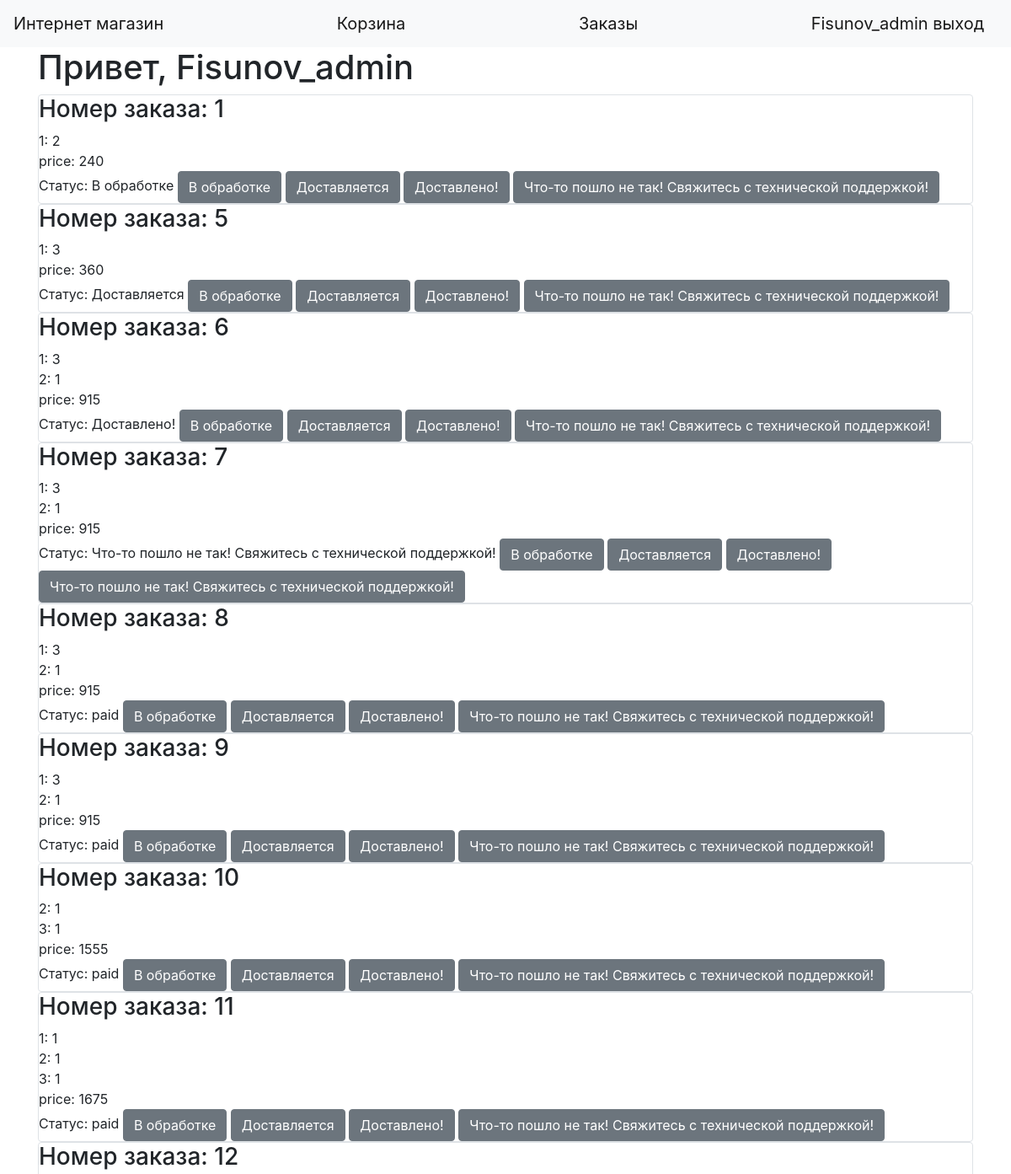
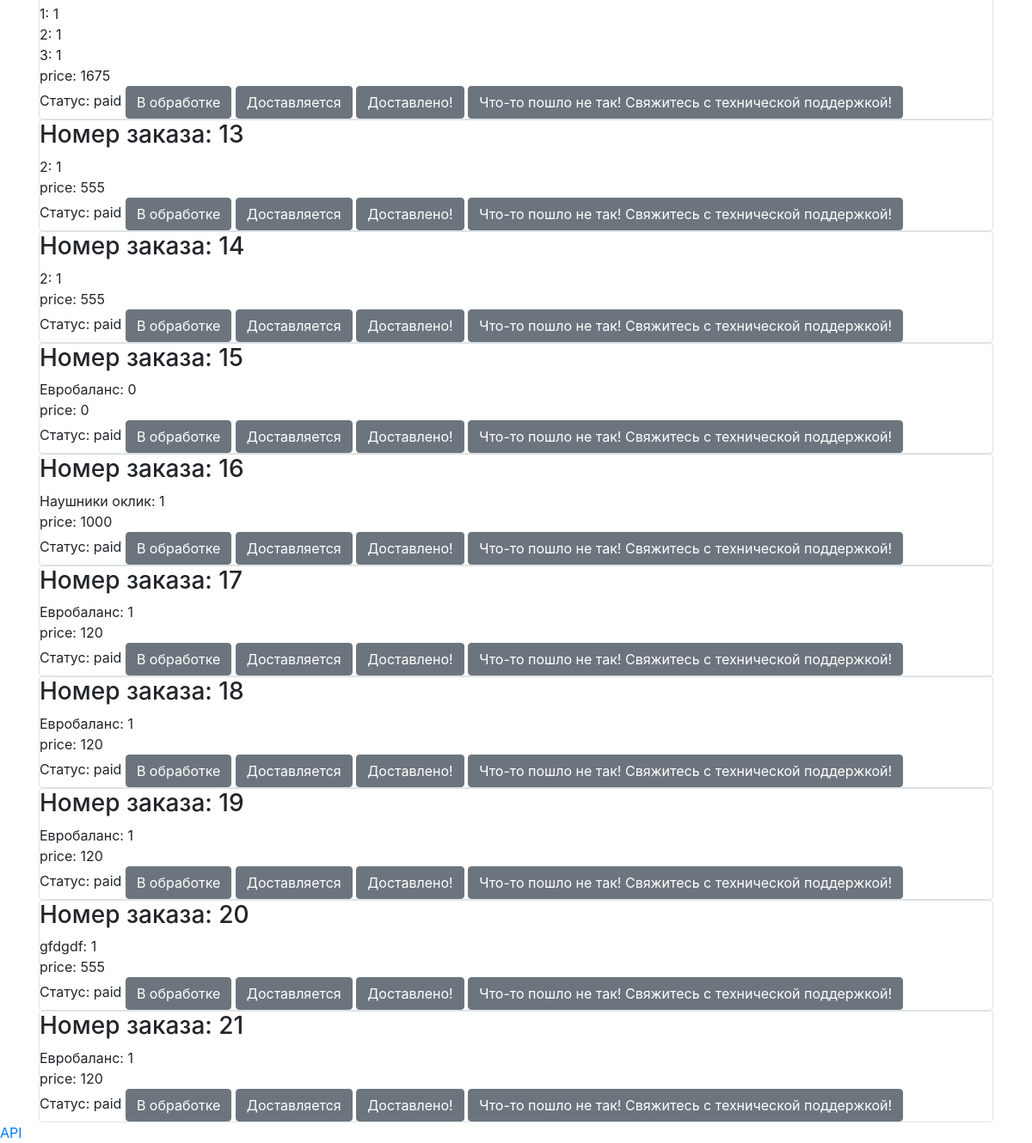
The page /orders (signed in) on the database its author committed (2 pictures, top to bottom).
### data/users.py (models this page shows, shortened)
class User(SqlAlchemyBase, UserMixin):
    __tablename__ = 'users'
    id = sqlalchemy.Column(sqlalchemy.Integer, primary_key=True, autoincrement=True)
    name = sqlalchemy.Column(sqlalchemy.String, nullable=True)
    about = sqlalchemy.Column(sqlalchemy.String, nullable=True)
    email = sqlalchemy.Column(sqlalchemy.String, index=True, unique=True, nullable=True)
    role = sqlalchemy.Column(sqlalchemy.Integer)
    hashed_password = sqlalchemy.Column(sqlalchemy.String, nullable=True)
    cart = sqlalchemy.Column(sqlalchemy.String, default="{}")
    balance = sqlalchemy.Column(sqlalchemy.Integer, default=0)
    created_date = sqlalchemy.Column(sqlalchemy.DateTime, default=datetime.datetime.now)

### data/orders.py (models this page shows, shortened)
class Orders(SqlAlchemyBase):
    __tablename__ = 'orders'
    id = sqlalchemy.Column(sqlalchemy.Integer, primary_key=True, autoincrement=True)
    products = sqlalchemy.Column(sqlalchemy.String, default="{}")
    status = sqlalchemy.Column(sqlalchemy.String, default="paid")
    user_id = sqlalchemy.Column(sqlalchemy.Integer, sqlalchemy.ForeignKey("users.id"))
    user = orm.relationship('User', foreign_keys="Orders.user_id", backref="orders")
    order_time = sqlalchemy.Column(sqlalchemy.DateTime, default=datetime.datetime.now)

### main.py (the view)
@app.route('/orders', methods=['GET', 'POST'])
@login_required
def orders():
    db_sess = db_session.create_session()
    if current_user.id in super_admins_ids:
        orders_db = db_sess.query(Orders).all()  # Супер-админу доступны все заказы пользователей
    else:
        orders_db = db_sess.query(Orders).filter((Orders.user_id == current_user.id)).all()
    d = []
    for i in orders_db:
        d.append({"id": i.id, "products": eval(i.products), "date": i.order_time, "status": i.status})
    return render_template("orders.html", orders=d, title="Заказы", super_admins_ids=super_admins_ids)

### data/db_session.py (called while the page is built)
def create_session() -> Session:
    global __factory
    return __factory()

### main.py (called while the page is built)
@login_manager.user_loader
def load_user(user_id):
    db_sess = db_session.create_session()
    return db_sess.query(User).get(user_id)

### templates/orders.html
{% extends "base.html" %}
{% block content %}
<h1>Привет, {{current_user.name}}</h1>
{% for order in orders %}
<div class="col-md6 border rounded">
    <h3>Номер заказа: {{order.id}}</h3>
    {% for product in order.products.keys() %}
        {{product}}: {{order.products[product]}} <br>
    {% endfor %}
    Статус: {{order.status}}
    {% if current_user.id in super_admins_ids %}
    <a href="/edit_order_status/{{order.id}}/1" class="btn btn-secondary">В обработке</a>
    <a href="/edit_order_status/{{order.id}}/2" class="btn btn-secondary">Доставляется</a>
    <a href="/edit_order_status/{{order.id}}/3" class="btn btn-secondary">Доставлено!</a>
    <a href="/edit_order_status/{{order.id}}/error" class="btn btn-secondary">Что-то пошло не так! Свяжитесь с технической поддержкой!</a>
    {% endif %}
</div>
{% endfor %}
{% endblock %}

### templates/base.html (shortened to what this page needs)
<!doctype html>
<html lang="en">
<head>
    <link rel="stylesheet" href="https://stackpath.bootstrapcdn.com/bootstrap/4.4.1/css/bootstrap.min.css">
</head>
  <body>
    <header>
        <nav class="navbar navbar-light bg-light">
        <a class="navbar-brand" href="/main">Интернет магазин</a>
        <a class="navbar-brand" href="/cart">Корзина</a>
        <a class="navbar-brand" href="/orders">Заказы</a>
        {% if current_user.is_authenticated %}
            <a class="navbar-brand" href="/logout">{{ current_user.name }} выход</a>
        {% else %}
            <p>
                <a class="btn btn-primary " href="/register">Зарегистрироваться</a>
                <a class="btn btn-success" href="/login">Войти</a>
            </p>
        {% endif %}
    </nav>
    </header>
    <main role="main" class="container">
        {% block content %}{% endblock %}
    </main>
    <a href="/api">API</a>
  </body>
</html>

### rows shown on the page
User: name "Fisunov_admin"
Orders: id "1", keys "1" "price", products "2" "240", status "В обработке"
Orders: id "5", keys "1" "price", products "3" "360", status "Доставляется"
Orders: id "6", keys "1" "2" "price", products "3" "1" "915", status "Доставлено!"
Orders: id "7", keys "1" "2" "price", products "3" "1" "915", status "Что-то пошло не так! Свяжитесь с технической поддержкой!"
Orders: id "8", keys "1" "2" "price", products "3" "1" "915", status "paid"
Orders: id "9", keys "1" "2" "price", products "3" "1" "915", status "paid"
Orders: id "10", keys "2" "3" "price", products "1" "1" "1555", status "paid"
Orders: id "11", keys "1" "2" "3" "price", products "1" "1" "1" "1675", status "paid"
Orders: id "12", keys "1" "2" "3" "price", products "1" "1" "1" "1675", status "paid"
Orders: id "13", keys "2" "price", products "1" "555", status "paid"
Orders: id "14", keys "2" "price", products "1" "555", status "paid"
Orders: id "15", keys "Евробаланс" "price", products "0" "0", status "paid"
Orders: id "16", keys "Наушники оклик" "price", products "1" "1000", status "paid"
Orders: id "17", keys "Евробаланс" "price", products "1" "120", status "paid"
Orders: id "18", keys "Евробаланс" "price", products "1" "120", status "paid"
Orders: id "19", keys "Евробаланс" "price", products "1" "120", status "paid"
Orders: id "20", keys "gfdgdf" "price", products "1" "555", status "paid"
Orders: id "21", keys "Евробаланс" "price", products "1" "120", status "paid"
